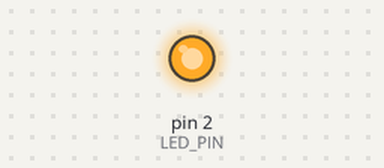
This sketch was run on a simulated Arduino Uno, built with avr-gcc and run on an emulated ATmega328P. Shown: output pins drawn as LEDs (lit = HIGH).

Above: at 0.3 s.
At 3.6 s:
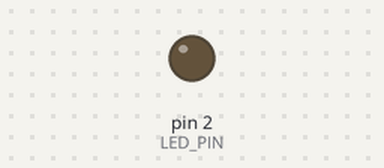
Timing chart, 0 to 6.1 s (numbered marks = the images above):
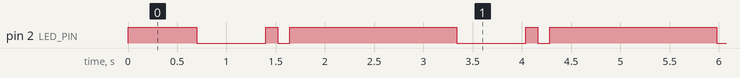

The sketch:

led_feedback.ino
```cpp
const int LED_PIN = 2;
int mode = 0;

void setup() {
  pinMode(LED_PIN, OUTPUT);
}

void loop() {
  if (mode == 0) {
    digitalWrite(LED_PIN, HIGH);
    delay(700);
    digitalWrite(LED_PIN, LOW);
    delay(700);
  } else if (mode == 1) {
    digitalWrite(LED_PIN, HIGH);
    delay(120);
    digitalWrite(LED_PIN, LOW);
    delay(120);
  } else {
    digitalWrite(LED_PIN, HIGH);
    delay(1000);
  }

  mode = (mode + 1) % 3;
}
```

Measured:
- by itself, pin 2 (LED_PIN): repeats every 2.6 s: LOW 0.70 s, HIGH 0.12 s, LOW 0.12 s, HIGH 1.7 s
- by itself, everything shown: repeats every 2.6 s, in 4 steps
